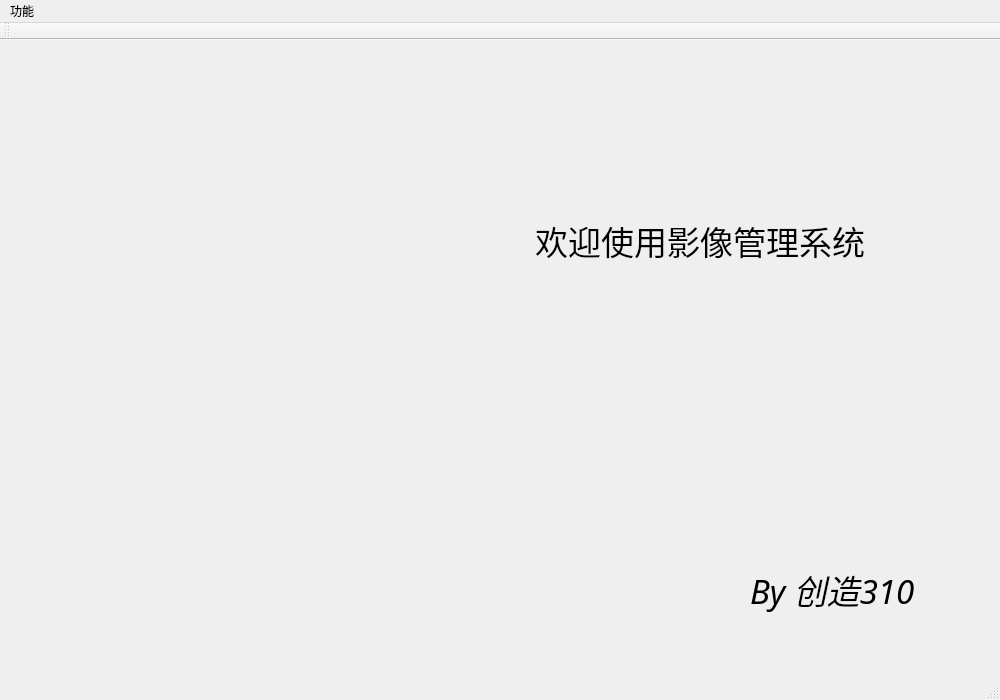
<?xml version="1.0" encoding="UTF-8"?>
<ui version="4.0">
 <class>MainWindow</class>
 <widget class="QMainWindow" name="MainWindow">
  <property name="geometry">
   <rect>
    <x>0</x>
    <y>0</y>
    <width>1000</width>
    <height>700</height>
   </rect>
  </property>
  <property name="sizePolicy">
   <sizepolicy hsizetype="Fixed" vsizetype="Fixed">
    <horstretch>0</horstretch>
    <verstretch>0</verstretch>
   </sizepolicy>
  </property>
  <property name="minimumSize">
   <size>
    <width>1000</width>
    <height>700</height>
   </size>
  </property>
  <property name="maximumSize">
   <size>
    <width>1000</width>
    <height>700</height>
   </size>
  </property>
  <property name="font">
   <font>
    <family>Gabriola</family>
   </font>
  </property>
  <property name="windowTitle">
   <string>影像店影碟管理系统</string>
  </property>
  <widget class="QWidget" name="centralWidget">
   <widget class="QLabel" name="label">
    <property name="geometry">
     <rect>
      <x>450</x>
      <y>150</y>
      <width>500</width>
      <height>100</height>
     </rect>
    </property>
    <property name="sizePolicy">
     <sizepolicy hsizetype="Preferred" vsizetype="Preferred">
      <horstretch>0</horstretch>
      <verstretch>0</verstretch>
     </sizepolicy>
    </property>
    <property name="font">
     <font>
      <pointsize>25</pointsize>
     </font>
    </property>
    <property name="text">
     <string>欢迎使用影像管理系统</string>
    </property>
    <property name="alignment">
     <set>Qt::AlignCenter</set>
    </property>
   </widget>
   <widget class="QLabel" name="label_2">
    <property name="geometry">
     <rect>
      <x>750</x>
      <y>500</y>
      <width>200</width>
      <height>100</height>
     </rect>
    </property>
    <property name="font">
     <font>
      <pointsize>25</pointsize>
      <italic>true</italic>
     </font>
    </property>
    <property name="text">
     <string>By 创造310</string>
    </property>
    <property name="textFormat">
     <enum>Qt::RichText</enum>
    </property>
   </widget>
  </widget>
  <widget class="QMenuBar" name="menuBar">
   <property name="geometry">
    <rect>
     <x>0</x>
     <y>0</y>
     <width>1000</width>
     <height>17</height>
    </rect>
   </property>
   <widget class="QMenu" name="menu">
    <property name="title">
     <string>功能</string>
    </property>
    <addaction name="actionlogin"/>
    <addaction name="actionsearch_2"/>
   </widget>
   <addaction name="menu"/>
  </widget>
  <widget class="QToolBar" name="mainToolBar">
   <attribute name="toolBarArea">
    <enum>TopToolBarArea</enum>
   </attribute>
   <attribute name="toolBarBreak">
    <bool>false</bool>
   </attribute>
  </widget>
  <widget class="QStatusBar" name="statusBar"/>
  <action name="actionsearch">
   <property name="text">
    <string>查询</string>
   </property>
   <property name="toolTip">
    <string>search</string>
   </property>
  </action>
  <action name="actionusers">
   <property name="text">
    <string>用户登录</string>
   </property>
  </action>
  <action name="actionlogin">
   <property name="icon">
    <iconset theme="用户登录"/>
   </property>
   <property name="text">
    <string>登录</string>
   </property>
  </action>
  <action name="actionsearch_2">
   <property name="text">
    <string>查询</string>
   </property>
   <property name="toolTip">
    <string>查询影像信息</string>
   </property>
  </action>
 </widget>
 <layoutdefault spacing="6" margin="11"/>
 <resources/>
 <connections/>
</ui>
